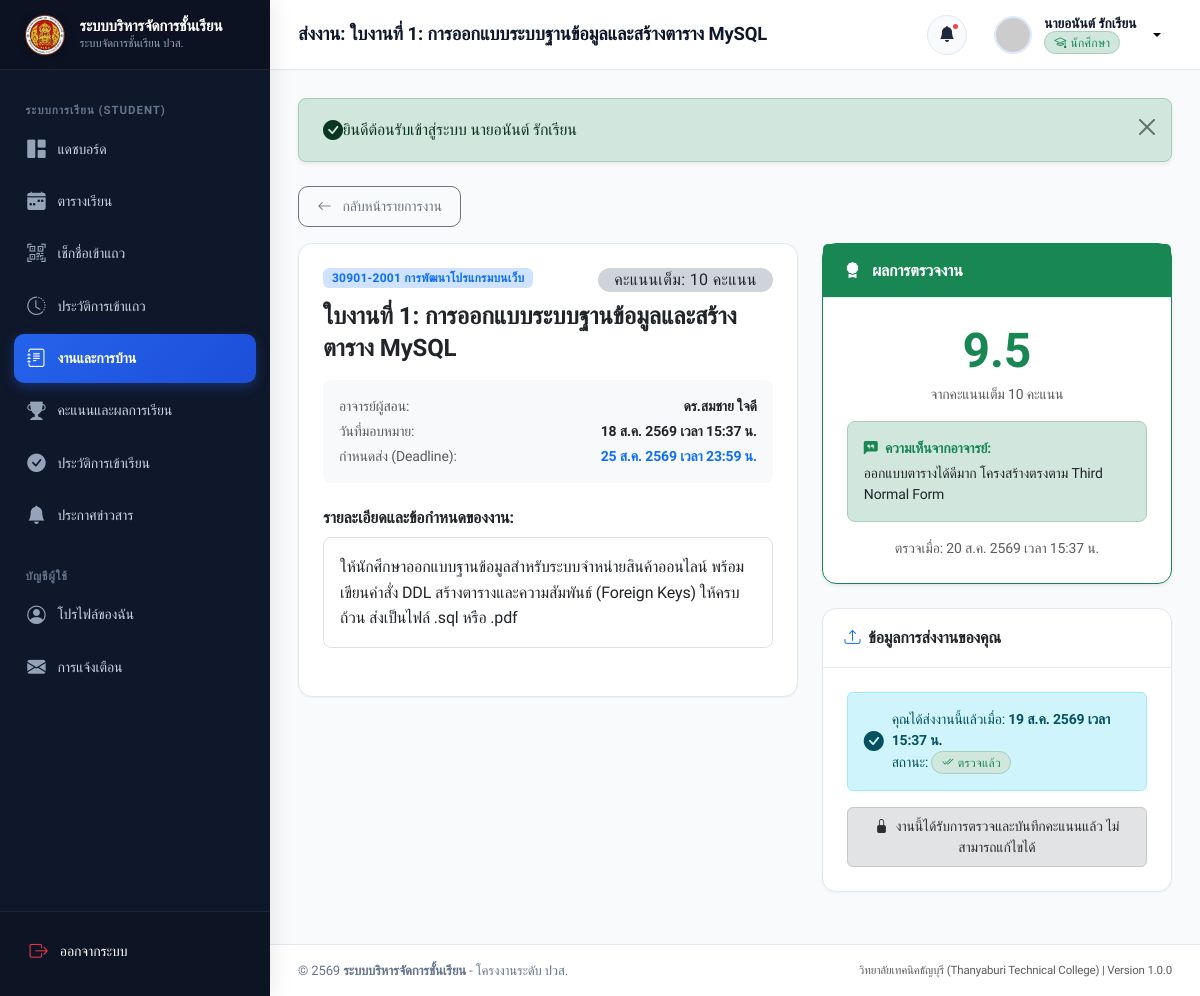
Page /student/assignment-detail.php?id=1 (signed in) on the committed database.
### tables this page shows
CREATE TABLE `assignments` (
  `id` INT AUTO_INCREMENT PRIMARY KEY,
  `subject_id` INT NOT NULL,
  `teacher_id` INT NOT NULL,
  `classroom_id` INT NOT NULL,
  `title` VARCHAR(255) NOT NULL,
  `description` TEXT DEFAULT NULL,
  `max_score` DECIMAL(5,2) NOT NULL DEFAULT 10.00,
  `file_attachment` VARCHAR(255) DEFAULT NULL,
  `due_date` DATETIME NOT NULL,
  `created_at` DATETIME NOT NULL DEFAULT CURRENT_TIMESTAMP,
  `updated_at` DATETIME NOT NULL DEFAULT CURRENT_TIMESTAMP ON UPDATE CURRENT_TIMESTAMP,
  CONSTRAINT `fk_assignments_subject` FOREIGN KEY (`subject_id`) REFERENCES `subjects` (`id`) ON DELETE CASCADE,
  CONSTRAINT `fk_assignments_teacher` FOREIGN KEY (`teacher_id`) REFERENCES `teachers` (`id`) ON DELETE CASCADE,
  CONSTRAINT `fk_assignments_classroom` FOREIGN KEY (`classroom_id`) REFERENCES `classrooms` (`id`) ON DELETE CASCADE,
  INDEX `idx_assignments_due` (`due_date`)
);

CREATE TABLE `subjects` (
  `id` INT AUTO_INCREMENT PRIMARY KEY,
  `subject_code` VARCHAR(20) NOT NULL,
  `name_th` VARCHAR(100) NOT NULL,
  `name_en` VARCHAR(100) DEFAULT NULL,
  `credits` DECIMAL(3,1) NOT NULL DEFAULT 3.0,
  `description` TEXT DEFAULT NULL,
  `teacher_id` INT NOT NULL,
  `classroom_id` INT NOT NULL,
  `term` VARCHAR(10) NOT NULL DEFAULT '1',
  `academic_year` VARCHAR(10) NOT NULL DEFAULT '2567',
  `created_at` DATETIME NOT NULL DEFAULT CURRENT_TIMESTAMP,
  `updated_at` DATETIME NOT NULL DEFAULT CURRENT_TIMESTAMP ON UPDATE CURRENT_TIMESTAMP,
  CONSTRAINT `fk_subjects_teacher` FOREIGN KEY (`teacher_id`) REFERENCES `teachers` (`id`) ON DELETE CASCADE,
  CONSTRAINT `fk_subjects_classroom` FOREIGN KEY (`classroom_id`) REFERENCES `classrooms` (`id`) ON DELETE CASCADE,
  INDEX `idx_subjects_code` (`subject_code`)
);

CREATE TABLE `users` (
  `id` INT AUTO_INCREMENT PRIMARY KEY,
  `username` VARCHAR(50) NOT NULL UNIQUE,
  `password` VARCHAR(255) NOT NULL,
  `role` ENUM('admin', 'teacher', 'student') NOT NULL DEFAULT 'student',
  `email` VARCHAR(100) NOT NULL UNIQUE,
  `full_name` VARCHAR(100) NOT NULL,
  `phone` VARCHAR(20) DEFAULT NULL,
  `avatar` VARCHAR(255) DEFAULT NULL,
  `status` ENUM('active', 'inactive') NOT NULL DEFAULT 'active',
  `created_at` DATETIME NOT NULL DEFAULT CURRENT_TIMESTAMP,
  `updated_at` DATETIME NOT NULL DEFAULT CURRENT_TIMESTAMP ON UPDATE CURRENT_TIMESTAMP,
  INDEX `idx_users_role` (`role`),
  INDEX `idx_users_status` (`status`)
);

CREATE TABLE `submissions` (
  `id` INT AUTO_INCREMENT PRIMARY KEY,
  `assignment_id` INT NOT NULL,
  `student_id` INT NOT NULL,
  `submission_file` VARCHAR(255) DEFAULT NULL,
  `note` TEXT DEFAULT NULL,
  `submitted_at` DATETIME NOT NULL DEFAULT CURRENT_TIMESTAMP,
  `score` DECIMAL(5,2) DEFAULT NULL,
  `feedback` TEXT DEFAULT NULL,
  `graded_at` DATETIME DEFAULT NULL,
  `status` ENUM('submitted', 'graded', 'late') NOT NULL DEFAULT 'submitted',
  `updated_at` DATETIME NOT NULL DEFAULT CURRENT_TIMESTAMP ON UPDATE CURRENT_TIMESTAMP,
  UNIQUE KEY `unique_student_assignment` (`assignment_id`, `student_id`),
  CONSTRAINT `fk_submissions_assignment` FOREIGN KEY (`assignment_id`) REFERENCES `assignments` (`id`) ON DELETE CASCADE,
  CONSTRAINT `fk_submissions_student` FOREIGN KEY (`student_id`) REFERENCES `students` (`id`) ON DELETE CASCADE,
  INDEX `idx_submissions_status` (`status`)
);

### student/assignment-detail.php (the view, shortened to what this page needs)
<?php
require_once __DIR__ . '/../includes/csrf.php';
require_once __DIR__ . '/../includes/functions.php';
$assignmentId = isset($_GET['id']) ? (int)$_GET['id'] : 0;
$currentUser = getCurrentUser();
$studentId = $currentUser['role_id'] ?? 0;
$classroomId = $currentUser['classroom_id'] ?? 0;
$stmtAssign = $pdo->prepare("
    SELECT a.*,
           s.subject_code, s.name_th as subject_name,
           t.user_id as teacher_user_id, u.full_name as teacher_name
    FROM assignments a
    JOIN subjects s ON a.subject_id = s.id
    JOIN teachers t ON a.teacher_id = t.id
    JOIN users u ON t.user_id = u.id
    WHERE a.id = ? AND a.classroom_id = ?
");
$stmtAssign->execute([$assignmentId, $classroomId]);
$assignment = $stmtAssign->fetch();
$stmtSub = $pdo->prepare("SELECT * FROM submissions WHERE assignment_id = ? AND student_id = ?");
$stmtSub->execute([$assignmentId, $studentId]);
$submission = $stmtSub->fetch();
$isOverdue = strtotime($assignment['due_date']) < time();
require_once __DIR__ . '/../includes/header.php';
require_once __DIR__ . '/../includes/sidebar.php';
require_once __DIR__ . '/../includes/navbar.php';
?>
<div class="mb-3">
    <a href="<?= BASE_URL ?>student/assignments.php" class="btn btn-sm btn-outline-secondary">
        <i class="bi bi-arrow-left me-1"></i> กลับหน้ารายการงาน
    </a>
</div>
<div class="row g-4">
    <div class="col-lg-7">
        <div class="card mb-4">
            <div class="card-body p-4">
                <div class="d-flex justify-content-between align-items-start mb-2">
                    <span class="badge bg-primary-subtle text-primary fw-bold">
                        <?= htmlspecialchars($assignment['subject_code']) ?> <?= htmlspecialchars($assignment['subject_name']) ?>
                    </span>
                    <span class="badge bg-dark-subtle text-dark fs-6 px-3 py-1 rounded-pill">
                        คะแนนเต็ม: <?= number_format($assignment['max_score'], 0) ?> คะแนน
                    </span>
                </div>
                <h4 class="fw-bold text-dark mt-2 mb-3"><?= htmlspecialchars($assignment['title']) ?></h4>
                <div class="p-3 bg-light rounded-3 mb-4 small text-muted">
                    <div class="d-flex justify-content-between mb-1">
                        <span>อาจารย์ผู้สอน:</span>
                        <strong class="text-dark"><?= htmlspecialchars($assignment['teacher_name']) ?></strong>
                    </div>
                    <div class="d-flex justify-content-between mb-1">
                        <span>วันที่มอบหมาย:</span>
                        <strong class="text-dark"><?= formatThaiDate($assignment['created_at'], true, true) ?></strong>
                    </div>
                    <div class="d-flex justify-content-between">
                        <span>กำหนดส่ง (Deadline):</span>
                        <strong class="<?= $isOverdue ? 'text-danger' : 'text-primary' ?>">
                            <?= formatThaiDate($assignment['due_date'], true, true) ?>
                        </strong>
                    </div>
                </div>
                <h6 class="fw-bold text-dark mb-2">รายละเอียดและข้อกำหนดของงาน:</h6>
                <div class="p-3 border rounded-3 bg-white mb-4 text-dark" style="line-height: 1.6;">
                    <?= !empty($assignment['description']) ? nl2br(htmlspecialchars($assignment['description'])) : '<span class="text-muted fst-italic">ไม่มีคำอธิบายเพิ่มเติม</span>' ?>
                </div>
            </div>
        </div>
    </div>
    <div class="col-lg-5">
        <?php if ($submission && $submission['status'] === 'graded'): ?>
            <div class="card mb-4 border-success shadow-sm">
                <div class="card-header bg-success text-white py-3">
                    <h5 class="card-title mb-0 text-white"><i class="bi bi-award-fill me-1"></i> ผลการตรวจงาน</h5>
                </div>
                <div class="card-body p-4 text-center">
                    <div class="display-5 fw-bold text-success mb-1">
                        <?= number_format($submission['score'], 1) ?>
                    </div>
                    <div class="small text-muted mb-3">จากคะแนนเต็ม <?= number_format($assignment['max_score'], 0) ?> คะแนน</div>
                    <?php if (!empty($submission['feedback'])): ?>
                        <div class="p-3 bg-success-subtle text-dark rounded-3 text-start small border border-success-subtle mb-3">
                            <strong class="text-success d-block mb-1"><i class="bi bi-chat-left-quote-fill me-1"></i> ความเห็นจากอาจารย์:</strong>
                            <?= nl2br(htmlspecialchars($submission['feedback'])) ?>
                        </div>
                    <?php endif; ?>
                    <div class="small text-muted">
                        ตรวจเมื่อ: <?= formatThaiDate($submission['graded_at'], true, true) ?>
                    </div>
                </div>
            </div>
        <?php endif; ?>
        <div class="card">
            <div class="card-header">
                <h5 class="card-title mb-0">
                    <i class="bi bi-upload text-primary"></i>
                    <?= $submission ? 'ข้อมูลการส่งงานของคุณ' : 'ส่งงาน / แนบไฟล์' ?>
                </h5>
            </div>
            <div class="card-body p-4">
                <?php if ($submission): ?>
                    <div class="alert alert-info py-2.5 px-3 mb-3 small d-flex align-items-center">
                        <i class="bi bi-check-circle-fill me-2 fs-5"></i>
                        <div>
                            คุณได้ส่งงานนี้แล้วเมื่อ: <strong><?= formatThaiDate($submission['submitted_at'], true, true) ?></strong>
                            <div class="mt-0.5">สถานะ: <?= getSubmissionBadge($submission['status'], $assignment['due_date']) ?></div>
                        </div>
                    </div>
                <?php endif; ?>
                <?php if ($submission && $submission['status'] === 'graded'): ?>
                    <div class="alert alert-secondary py-2 text-center small mb-0">
                        <i class="bi bi-lock-fill me-1"></i> งานนี้ได้รับการตรวจและบันทึกคะแนนแล้ว ไม่สามารถแก้ไขได้
                    </div>
                <?php endif; ?>
            </div>
        </div>
    </div>
</div>
<?php require_once __DIR__ . '/../includes/footer.php'; ?>

### assets/css/style.css (style rules this page uses)
:root { --primary: #1e40af; --primary-hover: #1d4ed8; --primary-light: #eff6ff; --primary-rgb: 30, 64, 175; --secondary: #475569; --accent: #3b82f6; --accent-light: #dbeafe; --success: #10b981; --success-light: #ecfdf5; --warning: #f59e0b; --warning-light: #fffbeb; --danger: #ef4444; --danger-light: #fef2f2; --info: #06b6d4; --info-light: #ecfeff; --dark: #0f172a; --dark-surface: #1e293b; --light-bg: #f8fafc; --card-bg: #ffffff; --border-color: #e2e8f0; --border-focus: #93c5fd; --text-main: #1e293b; --text-muted: #64748b; --text-light: #94a3b8; --sidebar-width: 270px; --topbar-height: 70px; --radius-sm: 0.375rem; --radius-md: 0.625rem; --radius-lg: 0.875rem; --radius-xl: 1.25rem; --shadow-sm: 0 1px 2px 0 rgb(0 0 0 / 0.05); --shadow-md: 0 4px 6px -1px rgb(0 0 0 / 0.07), 0 2px 4px -2px rgb(0 0 0 / 0.05); --shadow-lg: 0 10px 15px -3px rgb(0 0 0 / 0.08), 0 4px 6px -4px rgb(0 0 0 / 0.04); --shadow-xl: 0 20px 25px -5px rgb(0 0 0 / 0.1), 0 8px 10px -6px rgb(0 0 0 / 0.05); --transition: all 0.2s cubic-bezier(0.4, 0, 0.2, 1); }
* { box-sizing: border-box; }
body { font-family: 'Prompt', -apple-system, BlinkMacSystemFont, 'Segoe UI', Roboto, sans-serif; background-color: var(--light-bg); color: var(--text-main); min-height: 100vh; margin: 0; display: flex; flex-direction: column; overflow-x: hidden; letter-spacing: -0.01em; }
h1, h2, h3, h4, h5, h6 { color: var(--dark); font-weight: 600; line-height: 1.35; }
a { color: var(--primary); text-decoration: none; transition: var(--transition); }
.card { background-color: var(--card-bg); border: 1px solid var(--border-color); border-radius: var(--radius-lg); box-shadow: var(--shadow-sm); transition: var(--transition); margin-bottom: 1.5rem; }
.card-header { background-color: transparent; border-bottom: 1px solid var(--border-color); padding: 1.15rem 1.35rem; display: flex; align-items: center; justify-content: space-between; font-weight: 600; }
.card-header .card-title { margin: 0; font-size: 1rem; font-weight: 600; display: flex; align-items: center; gap: 0.5rem; }
.card-body { padding: 1.35rem; }
.btn { font-family: inherit; font-weight: 500; padding: 0.55rem 1.15rem; border-radius: var(--radius-md); transition: var(--transition); display: inline-flex; align-items: center; justify-content: center; gap: 0.45rem; font-size: 0.88rem; }
.badge { font-weight: 500; font-size: 0.75rem; padding: 0.35em 0.75em; letter-spacing: 0.02em; }

### rows in the picture
assignments: subject.subject_code "30901-2001", subject.name_th "การพัฒนาโปรแกรมบนเว็บ", max_score "10", title "ใบงานที่ 1: การออกแบบระบบฐานข้อมูลและสร้างตาราง MySQL", users.full_name "ดร.สมชาย ใจดี", created_at "18 ส.ค. 2569 เวลา 15:37 น.", due_date "25 ส.ค. 2569 เวลา 23:59 น.", description "ให้นักศึกษาออกแบบฐานข้อมูลสำหรับระบบจำหน่ายสินค้าออนไลน์ พร้อมเขียนคำสั่ง DDL สร้างตารางและความสัมพันธ์ (Foreign Keys) ให้ครบถ้วน ส่งเป็นไฟล์ .sql หรือ .pdf"
submissions: score "9.5", feedback "ออกแบบตารางได้ดีมาก โครงสร้างตรงตาม Third Normal Form", graded_at "20 ส.ค. 2569 เวลา 15:37 น.", submitted_at "19 ส.ค. 2569 เวลา 15:37 น."

### other values in the picture
APP_NAME "ระบบบริหารจัดการชั้นเรียน"
$pageTitle "ส่งงาน: ใบงานที่ 1: การออกแบบระบบฐานข้อมูลและสร้างตาราง MySQL"
$currentUser['full_name'] "นายอนันต์ รักเรียน"
$msg "ยินดีต้อนรับเข้าสู่ระบบ นายอนันต์ รักเรียน"
APP_SUBTITLE "วิทยาลัยเทคนิคธัญบุรี (Thanyaburi Technical College)"
APP_VERSION "1.0.0"
